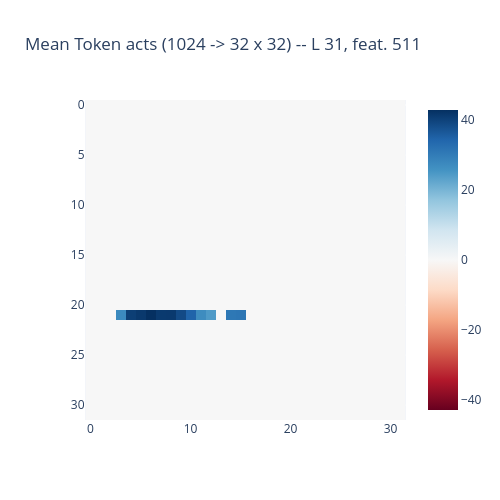

Notebook code cell kept with this figure:
### Code cell
layer = 31
feat = 511
acts = viz_feature_vals(layer=layer, feat=feat, viz=True)

### Figure 1 — Plotly figure (JSON) as saved in the notebook; plotly's stock layout.template omitted (floating-point values rounded to 4 significant figures; data arrays with more than 128 entries replaced by an {"elided": "..."} marker saying what was removed)
{"data": [{"coloraxis": "coloraxis", "customdata": {"elided": "32x32 int values"}, "hovertemplate": "%{x}, %{y}<br>Sequence position: %{customdata}<br>Feat. activation %{z}", "name": "0", "type": "heatmap", "x": [0, 1, 2, 3, 4, 5, 6, 7, 8, 9, 10, 11, 12, 13, 14, 15, 16, 17, 18, 19, 20, 21, 22, 23, 24, 25, 26, 27, 28, 29, 30, 31], "xaxis": "x", "y": [0, 1, 2, 3, 4, 5, 6, 7, 8, 9, 10, 11, 12, 13, 14, 15, 16, 17, 18, 19, 20, 21, 22, 23, 24, 25, 26, 27, 28, 29, 30, 31], "yaxis": "y", "z": {"elided": "32x32 float values"}}], "layout": {"coloraxis": {"cmid": 0, "colorscale": [[0, "rgb(103,0,31)"], [0.1, "rgb(178,24,43)"], [0.2, "rgb(214,96,77)"], [0.3, "rgb(244,165,130)"], [0.4, "rgb(253,219,199)"], [0.5, "rgb(247,247,247)"], [0.6, "rgb(209,229,240)"], [0.7, "rgb(146,197,222)"], [0.8, "rgb(67,147,195)"], [0.9, "rgb(33,102,172)"], [1, "rgb(5,48,97)"]]}, "height": 500, "title": {"text": "Mean Token acts (1024 -> 32 x 32) -- L 31, feat. 511"}, "width": 500, "xaxis": {"anchor": "y", "constrain": "domain", "domain": [0, 1], "scaleanchor": "y"}, "yaxis": {"anchor": "x", "autorange": "reversed", "constrain": "domain", "domain": [0, 1]}}}
